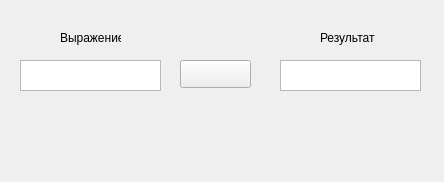
<?xml version="1.0" encoding="UTF-8"?>
<ui version="4.0">
 <class>Form</class>
 <widget class="QWidget" name="Form">
  <property name="geometry">
   <rect>
    <x>0</x>
    <y>0</y>
    <width>444</width>
    <height>182</height>
   </rect>
  </property>
  <property name="windowTitle">
   <string>Form</string>
  </property>
  <property name="accessibleName">
   <string/>
  </property>
  <property name="layoutDirection">
   <enum>Qt::LeftToRight</enum>
  </property>
  <widget class="QTextEdit" name="textEdit">
   <property name="geometry">
    <rect>
     <x>20</x>
     <y>60</y>
     <width>141</width>
     <height>31</height>
    </rect>
   </property>
   <property name="html">
    <string>&lt;!DOCTYPE HTML PUBLIC &quot;-//W3C//DTD HTML 4.0//EN&quot; &quot;http://www.w3.org/TR/REC-html40/strict.dtd&quot;&gt;
&lt;html&gt;&lt;head&gt;&lt;meta name=&quot;qrichtext&quot; content=&quot;1&quot; /&gt;&lt;style type=&quot;text/css&quot;&gt;
p, li { white-space: pre-wrap; }
&lt;/style&gt;&lt;/head&gt;&lt;body style=&quot; font-family:'MS Shell Dlg 2'; font-size:8.25pt; font-weight:400; font-style:normal;&quot;&gt;
&lt;p style=&quot;-qt-paragraph-type:empty; margin-top:0px; margin-bottom:0px; margin-left:0px; margin-right:0px; -qt-block-indent:0; text-indent:0px; font-size:7.8pt;&quot;&gt;&lt;br /&gt;&lt;/p&gt;&lt;/body&gt;&lt;/html&gt;</string>
   </property>
  </widget>
  <widget class="QTextEdit" name="textEdit2">
   <property name="geometry">
    <rect>
     <x>280</x>
     <y>60</y>
     <width>141</width>
     <height>31</height>
    </rect>
   </property>
  </widget>
  <widget class="QPushButton" name="pushButton">
   <property name="geometry">
    <rect>
     <x>180</x>
     <y>60</y>
     <width>71</width>
     <height>28</height>
    </rect>
   </property>
   <property name="text">
    <string/>
   </property>
  </widget>
  <widget class="QLabel" name="label">
   <property name="geometry">
    <rect>
     <x>60</x>
     <y>30</y>
     <width>61</width>
     <height>16</height>
    </rect>
   </property>
   <property name="text">
    <string>Выражение</string>
   </property>
  </widget>
  <widget class="QLabel" name="label_2">
   <property name="geometry">
    <rect>
     <x>320</x>
     <y>30</y>
     <width>61</width>
     <height>16</height>
    </rect>
   </property>
   <property name="text">
    <string>Результат</string>
   </property>
  </widget>
 </widget>
 <resources/>
 <connections/>
</ui>
